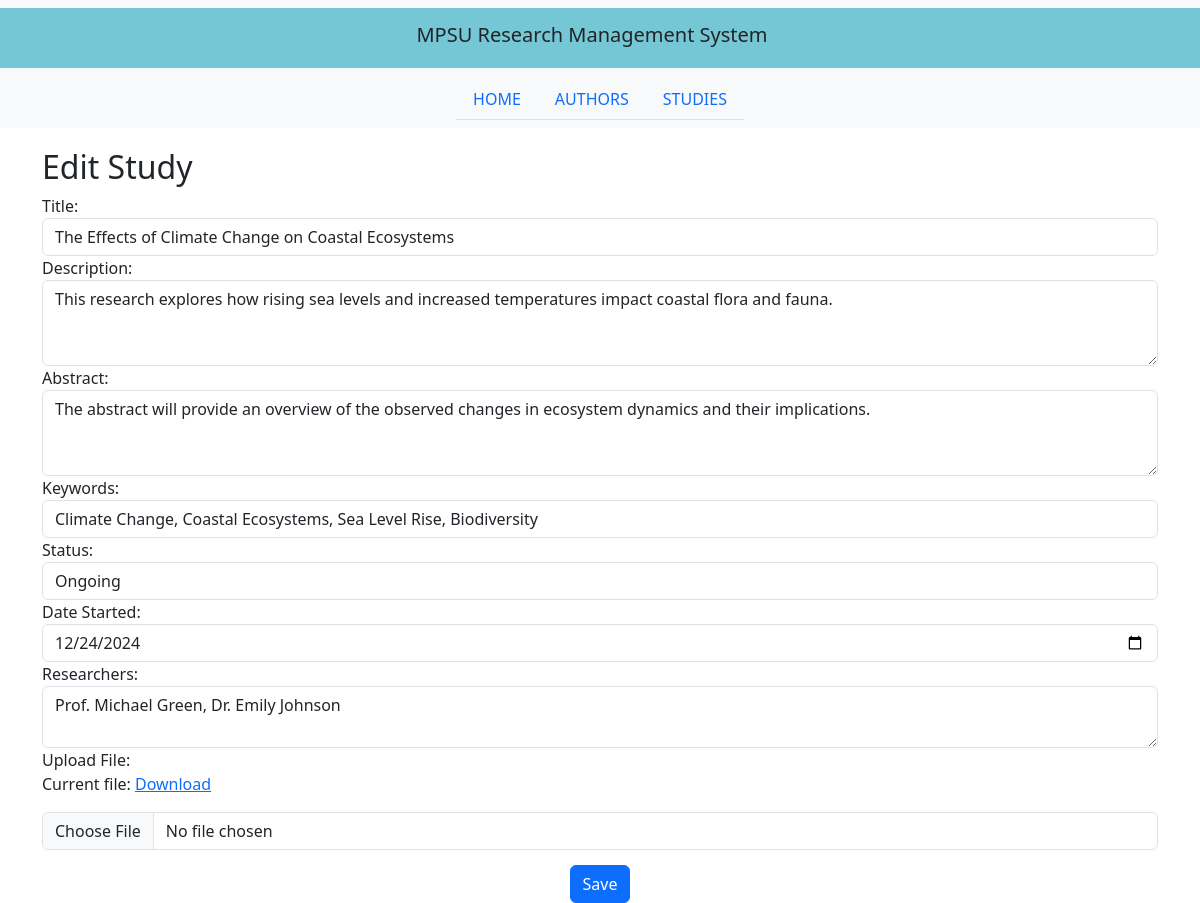
The page /studies/edit/2 on the database its author committed.
### rms_app/models.py (models this page shows, shortened)
class Study(models.Model):
    author = models.ForeignKey(Author, on_delete=models.CASCADE, related_name='studies', null=True, blank=True)
    title = models.CharField(max_length=200)
    description = models.TextField()
    abstract = models.TextField()
    keywords = models.CharField(max_length=200)
    status = models.CharField(max_length=100)
    date_started = models.DateField()
    researchers = models.TextField()
    file = models.FileField(upload_to='studies/', null=True, blank=True)

### rms_app/views.py (the view, shortened to what this page needs)
# urls.py: path('studies/edit/<int:study_id>', edit_study, name='edit_study'),
def edit_study(request, study_id):
    study = get_object_or_404(Study, id=study_id)
    return render(request, 'edit_study.html', {'study': study})

### rms_app/templates/edit_study.html (shortened to what this page needs)
<!DOCTYPE html>
{% extends "index.html" %}
{% load static %}
{% block main_content %}
<div class="container" style="margin-top: 20px;">
    <h2>Edit Study</h2>
    <form action="{% url 'edit_study' study.id %}" method="POST" enctype="multipart/form-data">
        <div class="form-group">
            <label for="title">Title:</label>
            <input type="text" class="form-control" name="title" value="{{ study.title }}" required>
        </div>
        <div class="form-group">
            <label for="description">Description:</label>
            <textarea class="form-control" name="description" rows="3" required>{{ study.description }}</textarea>
        </div>
        <div class="form-group">
            <label for="abstract">Abstract:</label>
            <textarea class="form-control" name="abstract" rows="3" required>{{ study.abstract }}</textarea>
        </div>
        <div class="form-group">
            <label for="keywords">Keywords:</label>
            <input type="text" class="form-control" name="keywords" value="{{ study.keywords }}" required>
        </div>
        <div class="form-group">
            <label for="status">Status:</label>
            <input type="text" class="form-control" name="status" value="{{ study.status }}" required>
        </div>
        <div class="form-group">
            <label for="date_started">Date Started:</label>
            <input type="date" class="form-control" name="date_started" value="{{ study.date_started|date:'Y-m-d' }}" required>
        </div>
        <div class="form-group">
            <label for="researchers">Researchers:</label>
            <textarea class="form-control" name="researchers" rows="2" required>{{ study.researchers }}</textarea>
        </div>
        <div class="form-group">
            <label for="file">Upload File:</label>
            {% if study.file %}
            <p>Current file: <a href="{{ study.file.url }}">Download</a></p>
            {% endif %}
            <input type="file" class="form-control" name="file">
        </div>
        <div class="d-flex justify-content-center" style="margin-top: 15px;">
            <button type="submit" class="btn btn-primary">Save</button>
        </div>
    </form>
</div>
{% endblock %}

### rows shown on the page
Study: title "The Effects of Climate Change on Coastal Ecosystems", description "This research explores how rising sea levels and increased temperatures impact coastal flora and fauna.", abstract "The abstract will provide an overview of the observed changes in ecosystem dynamics and their implications.", keywords "Climate Change, Coastal Ecosystems, Sea Level Rise, Biodiversity", status "Ongoing", date_started "12/24/2024", researchers "Prof. Michael Green, Dr. Emily Johnson"
